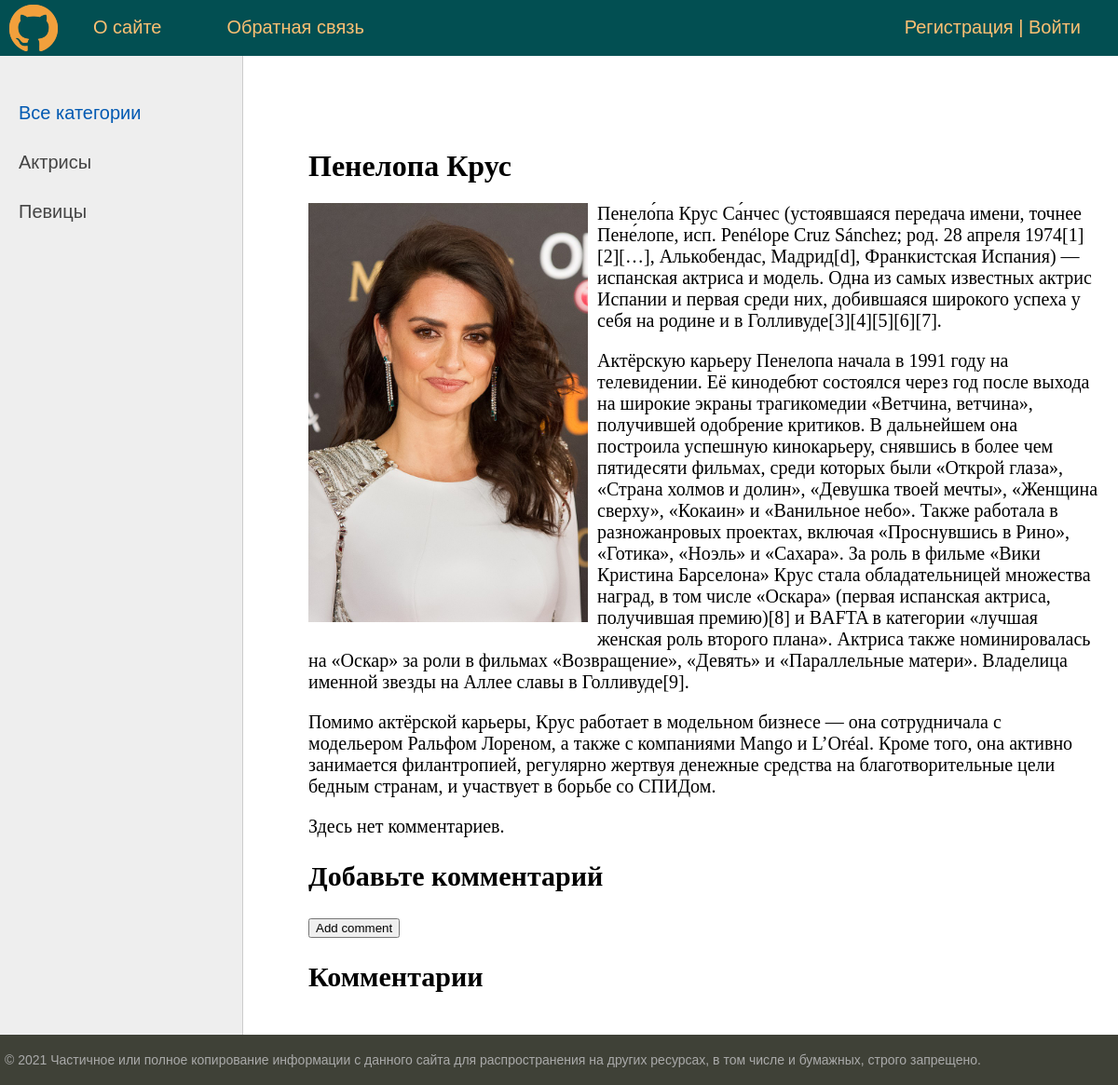
The app's page /post/penelopa-krus/ with its own data.
### women/models.py (models this page shows, shortened)
class Category(models.Model):
    name = models.CharField(max_length=100, db_index=True, verbose_name="Категория")
    slug = models.SlugField(max_length=255, unique=True, db_index=True, verbose_name="URL")
    def get_absolute_url(self):
        return reverse('category', kwargs={'cat_slug': self.slug})
    class Meta:
        verbose_name = 'Категория'
        verbose_name_plural = 'Категории'
        ordering = ['id']

class Women(models.Model):
    title = models.CharField(max_length=255, verbose_name="Заголовок")
    slug = models.SlugField(max_length=255, unique=True, db_index=True, verbose_name="URL")
    content = models.TextField(blank=True, verbose_name="Текст статьи")
    photo = models.ImageField(upload_to="photos/%Y/%m/%d/", verbose_name="Фото")
    time_create = models.DateTimeField(auto_now_add=True, verbose_name="Время создания")
    time_update = models.DateTimeField(auto_now=True, verbose_name="Время изменения")
    is_published = models.BooleanField(default=True, verbose_name="Публикация")
    cat = models.ForeignKey('Category', on_delete=models.PROTECT, verbose_name="Категории")
    def __str__(self):
        return self.title
    class Meta:
        verbose_name = 'Известные женщины'
        verbose_name_plural = 'Известные женщины'
        ordering = ['id']

### women/views.py (the view)
# urls.py: path('post/<slug:post_slug>/', ShowPost.as_view(), name='post'),
class ShowPost(DataMixin, DetailView):
    model = Women
    template_name = 'women/post.html'
    slug_url_kwarg = 'post_slug'
    context_object_name = 'post'
    def get_context_data(self, *, object_list=None, **kwargs):
        context = super().get_context_data(**kwargs)
        c_def = self.get_user_context(title=context['post'])
        return dict(list(context.items()) + list(c_def.items()))

### women/utils.py (called while the page is built)
    def get_user_context(self, **kwargs):
        context = kwargs
        cats = Category.objects.annotate(Count('women'))
        user_menu = menu.copy()
        if not self.request.user.is_authenticated:
            user_menu.pop(1)
        context['menu'] = user_menu
        context['cats'] = cats
        if 'cat_selected' not in context:
            context['cat_selected'] = 0
        return context

### women/templates/women/post.html (shortened to what this page needs)
{% extends "women/base.html" %}
{% block content %}
    <h1> {{post.title}} </h1>
    {% if post.photo %}
        <p> <img class='img-article-left' src='{{post.photo.url}}'> </p>
    {% endif %}
    {{post.content|linebreaks}}
    {% for comment in comments %}
        <div class="comment">
            <p class="info">
                Комментарий {{ forloop.counter }} от {{ comment.name }}
            {{ comment.created }}
            </p>
        {{ comment.body|linebreaks }}
        </div>
    {% empty %}
        <p>Здесь нет комментариев.</p>
    {% endfor %}
    {% if new_comment %}
        <h2>Ваш комментарий был добавлен.</h2>
    {% else %}
        <h2>Добавьте комментарий</h2>
        <form action="." method="post">
        <p><input type="submit" value="Add comment"></p>
    </form>
    {% endif %}
    {% with comments.count as total_comments %}
        <h2> {{ total_comments }} Комментарии {{ total_comments|pluralize }} </h2>
    {% endwith %}
{% endblock content %}

### women/templates/women/base.html (shortened to what this page needs)
{% load static %}
{% load women_tags %}
<!DOCTYPE html>
<html>
<head>
	<link type="text/css" href="{% static 'women\css\styles.css' %}" rel="stylesheet" />
</head>
<body>
<table class="table-page" border=0 cellpadding="0" cellspacing="0">
<tr><td valign=top>
{% block mainmenu %}
		<div class="header">
			<ul id="mainmenu" class="mainmenu">
			<li class="logo"><a href="{% url 'home' %}"><div class="logo"></div></a></li>
{% for m in menu %}
			<li><a href="{% url m.url_name %}">{{m.title}}</a></li>
{% endfor %}
			{% if request.user.is_authenticated %}
			<li class="last"> {{user.username}} | <a href="{% url 'logout' %}">Выйти</a></li>
			{% else %}
			<li class="last"><a href="{% url 'register' %}">Регистрация</a> | <a href="{% url 'login' %}">Войти</a></li>
			{% endif %}
			</ul>
		</div>
{% endblock mainmenu %}
<table class="table-content" border=0 cellpadding="0" cellspacing="0">
<tr>
	<td valign="top" class="left-chapters">
	<ul id="leftchapters">
{% if cat_selected == 0 %}
		<li class="selected">Все категории</li>
{% else %}
		<li><a href="{% url 'home' %}">Все категории</a></li>
{% endif %}
{% for c in cats %}
{% if c.women__count > 0 %}
	{% if c.pk == cat_selected %}
		<li class="selected">{{c.name}}</li>
	{% else %}
		<li><a href="{{ c.get_absolute_url }}">{{c.name}}</a></li>
	{% endif %}
{% endif %}
{% endfor %}
	</ul>
</td>
<td valign="top" class="content">
	<div class="content-text">
{% block content %}
{% endblock %}
	</div>
</td></tr></table>
</td></tr>
<tr><td valign=top>
	<div id="footer">
		<p>&copy; 2021 Частичное или полное копирование информации с данного сайта для распространения на других ресурсах, в том числе и бумажных, строго запрещено.</p>
	</div>
</td></tr></table>
</body>
</html>

### women/static/women/css/styles.css (style rules this page uses)
html, body { font-family: 'Arial'; margin: 0; padding: 0; height: 100%; width: 100%; color: #444; }
a { color: #0059b2; text-decoration: none; }
img { max-width: 600px; height: auto; }
img.img-article-left { max-width: 300px; height: auto; float: left; padding: 0 10px 10px 0; }
.table-page { width: 100%; height: 100%; vertical-align: top; }
.table-page tr { height: 100%; }
.header { background: #024f52; height: 60px; }
.logo { background: url('../images/logo.png') no-repeat 10px 5px; width: 70px; height: 60px; }
ul.mainmenu { list-style: none; margin: 0; padding: 0; height: 60px; color: #fdc073; font-size: 20px; overflow: hidden; }
ul.mainmenu li { float: left; margin: 18px 40px 0 30px; }
ul.mainmenu li.logo { margin: 0; }
ul.mainmenu li.last { float: right; }
ul.mainmenu li a { color: #fdc073; text-decoration: none; }
.table-content { width: 100%; min-height: 100%; height: 100%; }
.left-chapters { margin: 0; background: #eee; border-right: 1px solid #ccc; min-height: 100%; }
.left-chapters ul { width: 230px; min-height: 100%; margin: 0; padding: 20px 10px 10px 20px; list-style: none; font-size: 20px; }
.left-chapters ul li { margin: 30px 0 0 0; color: #999; }
.left-chapters ul li.selected { color: #0059b2; }
.left-chapters ul li a { color: #444; text-decoration: none; }
.content { padding: 40px 20px 20px 40px; width: 100%; box-sizing: border-box; }
.content-text { margin: 60px 0 0 30px; color: #000; font-size: 20px; font-family: Yandex Sans Display Light; }
.content-text h1 { font-size: 32px; }
#footer { box-sizing: border-box; background: #3F4137; padding: 5px; color: #aaa; font-size: 14px; font-family: Verdana, Geneva, Arial, Helvetica; text-align: left; overflow: hidden; }

### records on screen
Category: name "Актрисы"
Category: name "Певицы"
Women: title "Пенелопа Крус", photo (picture), content "Пенело́па Крус Са́нчес (устоявшаяся передача имени, точнее Пене́лопе, исп. Penélope Cruz Sánchez; род. 28 апреля 1974[1][2][…], Алькобендас, Мадрид[d], Франкистская Испания) — испанская актриса и модель. Одна из самых известных актрис Испании и первая среди них, добившаяся широкого успеха у себя на родине и в Голливуде[3][4][5][6][7]. Актёрскую карьеру Пенелопа начала в 1991 году на телевидении. Её кинодебют состоялся через год после выхода на широкие экраны трагикомедии «Ветчина, ветчина», получившей одобрение критиков. В дальнейшем она построила успешную кинокарьеру, снявшись в более чем пятидесяти фильмах, среди которых были «Открой глаза», «Страна холмов и долин», «Девушка твоей мечты»,…"

### other values on screen
{{ m.title }} "О сайте" "Обратная связь"
